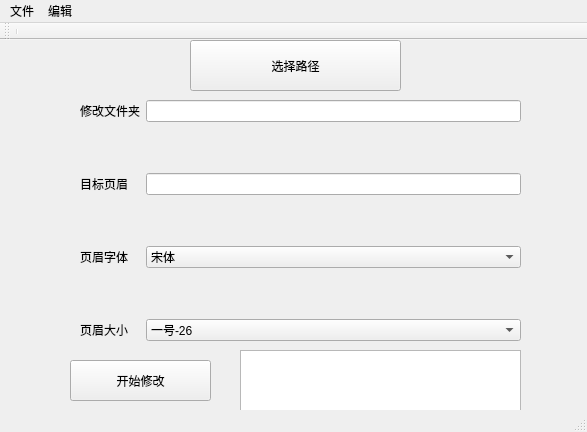
<?xml version="1.0" encoding="UTF-8"?>
<ui version="4.0">
 <class>MainWindow</class>
 <widget class="QMainWindow" name="MainWindow">
  <property name="geometry">
   <rect>
    <x>0</x>
    <y>0</y>
    <width>587</width>
    <height>432</height>
   </rect>
  </property>
  <property name="windowTitle">
   <string>MainWindow</string>
  </property>
  <widget class="QWidget" name="centralWidget">
   <widget class="QPushButton" name="pushButton">
    <property name="geometry">
     <rect>
      <x>190</x>
      <y>0</y>
      <width>211</width>
      <height>51</height>
     </rect>
    </property>
    <property name="text">
     <string>选择路径</string>
    </property>
   </widget>
   <widget class="QWidget" name="formLayoutWidget">
    <property name="geometry">
     <rect>
      <x>80</x>
      <y>60</y>
      <width>441</width>
      <height>241</height>
     </rect>
    </property>
    <layout class="QFormLayout" name="formLayout">
     <item row="0" column="0">
      <widget class="QLabel" name="label">
       <property name="text">
        <string>修改文件夹</string>
       </property>
      </widget>
     </item>
     <item row="0" column="1">
      <widget class="QLineEdit" name="lineEdit"/>
     </item>
     <item row="1" column="1">
      <spacer name="verticalSpacer">
       <property name="orientation">
        <enum>Qt::Vertical</enum>
       </property>
       <property name="sizeHint" stdset="0">
        <size>
         <width>20</width>
         <height>40</height>
        </size>
       </property>
      </spacer>
     </item>
     <item row="2" column="0">
      <widget class="QLabel" name="label_2">
       <property name="text">
        <string>目标页眉</string>
       </property>
      </widget>
     </item>
     <item row="2" column="1">
      <widget class="QLineEdit" name="lineEdit_2"/>
     </item>
     <item row="3" column="1">
      <spacer name="verticalSpacer_2">
       <property name="orientation">
        <enum>Qt::Vertical</enum>
       </property>
       <property name="sizeHint" stdset="0">
        <size>
         <width>20</width>
         <height>40</height>
        </size>
       </property>
      </spacer>
     </item>
     <item row="4" column="0">
      <widget class="QLabel" name="label_3">
       <property name="text">
        <string>页眉字体</string>
       </property>
      </widget>
     </item>
     <item row="4" column="1">
      <widget class="QComboBox" name="comboBox">
       <item>
        <property name="text">
         <string>宋体</string>
        </property>
       </item>
       <item>
        <property name="text">
         <string>楷体</string>
        </property>
       </item>
       <item>
        <property name="text">
         <string>黑体</string>
        </property>
       </item>
      </widget>
     </item>
     <item row="5" column="1">
      <spacer name="verticalSpacer_3">
       <property name="orientation">
        <enum>Qt::Vertical</enum>
       </property>
       <property name="sizeHint" stdset="0">
        <size>
         <width>20</width>
         <height>40</height>
        </size>
       </property>
      </spacer>
     </item>
     <item row="6" column="0">
      <widget class="QLabel" name="label_4">
       <property name="text">
        <string>页眉大小</string>
       </property>
      </widget>
     </item>
     <item row="6" column="1">
      <widget class="QComboBox" name="comboBox_2">
       <item>
        <property name="text">
         <string>一号-26</string>
        </property>
       </item>
       <item>
        <property name="text">
         <string>小一-24</string>
        </property>
       </item>
       <item>
        <property name="text">
         <string>二号-22</string>
        </property>
       </item>
       <item>
        <property name="text">
         <string>小二-18</string>
        </property>
       </item>
       <item>
        <property name="text">
         <string>三号-16</string>
        </property>
       </item>
       <item>
        <property name="text">
         <string>小三-15</string>
        </property>
       </item>
       <item>
        <property name="text">
         <string>四号-14</string>
        </property>
       </item>
       <item>
        <property name="text">
         <string>小四-12</string>
        </property>
       </item>
       <item>
        <property name="text">
         <string>五号-10.5</string>
        </property>
       </item>
       <item>
        <property name="text">
         <string>小五-9</string>
        </property>
       </item>
      </widget>
     </item>
    </layout>
   </widget>
   <widget class="QPushButton" name="pushButton_2">
    <property name="geometry">
     <rect>
      <x>70</x>
      <y>320</y>
      <width>141</width>
      <height>41</height>
     </rect>
    </property>
    <property name="text">
     <string>开始修改</string>
    </property>
   </widget>
   <widget class="QTextBrowser" name="textBrowser">
    <property name="geometry">
     <rect>
      <x>240</x>
      <y>310</y>
      <width>281</width>
      <height>61</height>
     </rect>
    </property>
   </widget>
  </widget>
  <widget class="QMenuBar" name="menuBar">
   <property name="geometry">
    <rect>
     <x>0</x>
     <y>0</y>
     <width>587</width>
     <height>23</height>
    </rect>
   </property>
   <widget class="QMenu" name="menu">
    <property name="title">
     <string>文件</string>
    </property>
   </widget>
   <widget class="QMenu" name="menu_2">
    <property name="title">
     <string>编辑</string>
    </property>
   </widget>
   <addaction name="menu"/>
   <addaction name="menu_2"/>
  </widget>
  <widget class="QStatusBar" name="statusBar"/>
  <widget class="QToolBar" name="toolBar">
   <property name="windowTitle">
    <string>toolBar</string>
   </property>
   <attribute name="toolBarArea">
    <enum>TopToolBarArea</enum>
   </attribute>
   <attribute name="toolBarBreak">
    <bool>false</bool>
   </attribute>
   <addaction name="separator"/>
  </widget>
 </widget>
 <resources/>
 <connections/>
</ui>
